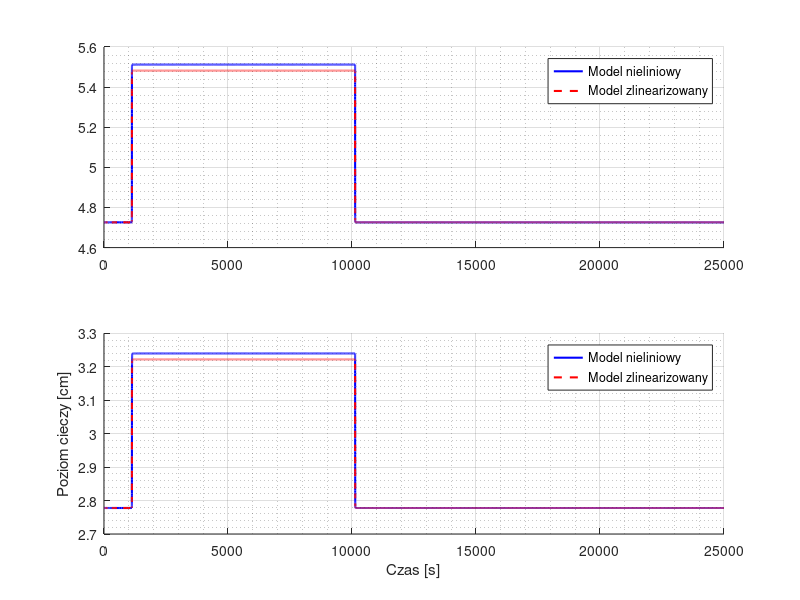

This chart was generated by the following MATLAB code:
%% Porównanie modelu nieliniowego i zlinearizowanego
clear; clc;

Tend = 25000;

% Uwaga:
% Można zauważyć, że jakość dopasowania modelu zlinearyzowanego do
% nieliniowego nie zależy osobno od F1 i Fd, ale od ich sumy F1+Fd.
% Jest to zresztą zgodne z fizyką zagadnienia.


%% ---------------------------------------------------------------
% Linearyzacja modelu nieliniowego

% Punkt linearyzacji (punkt równowagi):
Fin_point = 50; % (F1_point)
Fd_point = 0;
h1_point = ( 1/23 * (Fin_point + Fd_point) )^2;
h2_point = ( 1/30 * (Fin_point + Fd_point) )^2;

A = zeros(2,2);
A(1,1) = -1.42857142857143*(Fin_point + Fd_point - 23*sqrt(h1_point))/h1_point^2 - 16.4285714285714/h1_point^(3/2);
A(1,2) = 0;
A(2,1) = 8.51851851851852/(sqrt(h1_point)*h2_point^2);
A(2,2) = -1.48148148148148*(23*sqrt(h1_point) - 30*sqrt(h2_point))/h2_point^3 - 11.1111111111111/h2_point^(5/2);

B = zeros(2,2);
B(1,1) = 1.42857142857143/h1_point;
B(1,2) = 1.42857142857143/h1_point;
B(2,1) = 0;
B(2,2) = 0;


%% ---------------------------------------------------------------
% Symulacja modeli nieliniowego i zlinearizowanego

% Wychylenia od punktu równowagi:
dF1 = @(t) 4*(t - 125 >= 1000) - 4*(t - 125 >= 10000);
dFD = @(t) 0*(t >= 6000) - 0*(t >= 15000);

% Nieliniowy model dynamiczny
h0 = [ h1_point ; h2_point ];
F1 = @(t) Fin_point + dF1(t);
FD = @(t) Fd_point + dFD(t);

fNonlinear = @(t,h) [ ...
    ( F1(t) + FD(t) - 23 * sqrt(h(1))) / (0.7 * h(1)) ; ...
    ( 23 * sqrt(h(1)) - 30 * sqrt(h(2))) / (1.35 * h(2)^2) ...
];

[tn,hn] = ode45(fNonlinear, [0, Tend], h0, odeset('RelTol',1e-6));

% Zlinearizowany model dynamiczny

% h1 = h1_point + dh1
% h2 = h2_point + dh2
% F1 = F1_point + dF1
% FD = FD_point + dFD

dh0 = [0; 0];
fLinear = @(t,dh) A*dh + B*[dF1(t); dFD(t)];
[tl, dhl] = ode45(fLinear, [0, Tend], dh0, odeset('RelTol',1e-6));
hl = dhl + [h1_point, h2_point];


% Rysowanie wyników
figure(1);
subplot(2,1,1);
hold on;
plot(tn, hn(:,1), 'b', 'LineWidth', 1.5); 
plot(tl, hl(:,1), 'r--', 'LineWidth', 1.5);
legend('Model nieliniowy', 'Model zlinearizowany', 'Location', 'northeast');
grid on
grid minor
subplot(2,1,2);
hold on;
plot(tn, hn(:,2), 'b', 'LineWidth', 1.5); 
plot(tl, hl(:,2), 'r--', 'LineWidth', 1.5);
legend('Model nieliniowy', 'Model zlinearizowany', 'Location', 'northeast');
grid on;
grid minor
xlabel('Czas [s]');
ylabel('Poziom cieczy [cm]');
